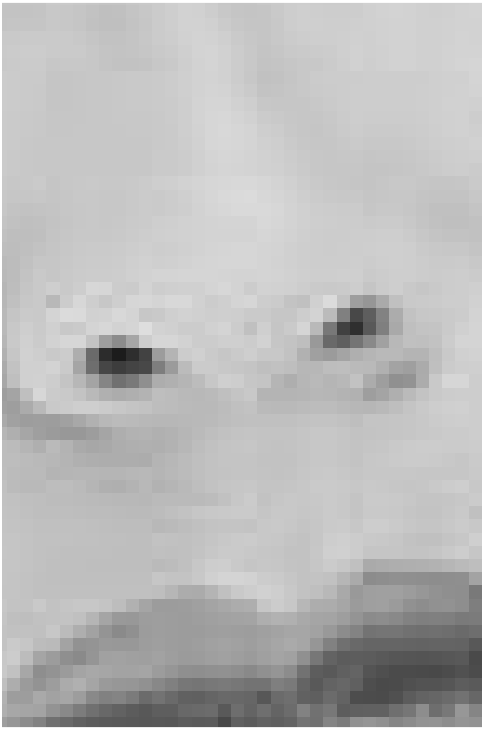
%> input picture MATLAB/Image_Super-Resolution_Using_Gradient_Profile_Prior/input/Set5/untitled2.png, 484 x 730 px; its folder holds 5 pictures in this run
$ octave main.m   (GNU Octave 9; MATLAB toolbox functions it lacks are replaced by stand-ins)
%> lines starting %> are read from the running program, lines starting %| are printed output that depends on the picture
### MATLAB/Image_Super-Resolution_Using_Gradient_Profile_Prior/sigma_distance_matrix.m
function [S, D] = sigma_distance_matrix(Gmag, Gc, Gr)
    [numRows,numCols] = size(Gc);
    S = zeros(numRows,numCols);
    D = zeros(numRows,numCols);
    for r = 2 : numRows-1
        for c = 2 : numCols-1
            len = zeros(2,1);
            pr = zeros(2, 4*max(numRows,numCols));
            pc = zeros(2, 4*max(numRows,numCols));
            mag = zeros(2, 4*max(numRows,numCols));
            for dir = -1 : 2 : 1
                if dir == -1
                    id = 1;
                else
                    id = 2;
                end

                curr_mag = Gmag(r, c);
                prev_mag = curr_mag;
                has_next = true;
                curr_r = r;
                curr_c = c;
                dir_r = dir * Gr(r,c);
                dir_c = dir * Gc(r,c);
                while true
                    len(id) = len(id) + 1;
                    pr(id, len(id)) = curr_r;
                    pc(id, len(id)) = curr_c;
                    mag(id, len(id)) = curr_mag;

                    ratio_r = find_increase_rate(curr_r, dir_r);
                    ratio_c = find_increase_rate(curr_c, dir_c);

                    ratio = min(ratio_r, ratio_c);
% [6 lines of commented-out code are left out]
                    curr_r = curr_r + ratio*dir_r;
                    curr_c = curr_c + ratio*dir_c;
%                     disp(curr_r);
                    has_next = (2 < curr_r) && (curr_r < numRows-1) && (2 < curr_c) && (curr_c < numCols-1);
                    if ~has_next
                        break;
                    end

                    prev_mag = curr_mag;
                    curr_mag = find_magnitude(Gmag, curr_r, curr_c);
                    if prev_mag >= curr_mag
                        break;
                    end

                end
            end

            id = 2;
            if len(1) > 1 && len(2) == 1
                id = 1;
            elseif len(1) == 1 && len(2) > 1
                id = 2;
            else
                D1 = sqrt((pr(1, len(1))-pr(1, 1))^2 + (pc(1, len(1))-pc(1, 1))^2);
                D2 = sqrt((pr(2, len(2))-pr(2, 1))^2 + (pc(2, len(2))-pc(2, 1))^2);
                if D1 < D2
                    id = 1;
                end
            end

            D(r,c) = sqrt((pr(id, len(id))-pr(id, 1))^2 + (pc(id, len(id))-pc(id, 1))^2);
            numer = 0;
            denom = 0;
            for i = 1 : len(id)
                d = sqrt((pr(id, len(id))-pr(id, i))^2 + (pc(id, len(id))-pc(id, i))^2);
                m = mag(id, i);
                numer = numer + m*(d^2);
                denom = denom + m;
            end
            S(r,c) = sqrt(numer/denom);
        end
    end
end

### MATLAB/Image_Super-Resolution_Using_Gradient_Profile_Prior/find_increase_rate.m
function ratio = find_increase_rate(curr, dir)
    next = curr;
    if dir > 0
        next = ceil(curr);
    elseif dir < 0
        next = floor(curr);
    end

    if next == curr && dir ~= 0
        if dir > 0
            next = curr + 1;
        else
            next = curr - 1;
        end
    end

    ratio = abs((next - curr)/dir);
end

### MATLAB/Image_Super-Resolution_Using_Gradient_Profile_Prior/find_magnitude.m
function mag = find_magnitude(Gmag, curr_r, curr_c)
    diff_r = curr_r - floor(curr_r);
    diff_c = curr_c - floor(curr_c);
    if diff_r < 0.01 && diff_c < 0.01
        mag = Gmag(floor(curr_r), floor(curr_c));
    elseif diff_r >= 0.01
        mag = Gmag(floor(curr_r), floor(curr_c))*(1-diff_r) + Gmag(ceil(curr_r), floor(curr_c))*diff_r;
    elseif diff_c >= 0.01
        mag = Gmag(floor(curr_r), floor(curr_c))*(1-diff_c) + Gmag(floor(curr_r), ceil(curr_c))*diff_c;
    end
end

### MATLAB/Image_Super-Resolution_Using_Gradient_Profile_Prior/main.m
up_scale = 2;
input_folder = './input/Set5';

ground_truth = imread(fullfile(input_folder, 'untitled2.png'));
%> ground_truth is the input picture: size 730x484x3 uint8; min 28, max 255, mean 186.3
up_scale_factor = 2;
t_max = 25;
tau = 0.2; % 0.2
beta = 0.05; % 0.05
lambda_h = 1.63;
lambda_l = 1.6;
gau_sigma = 0.8;

ground_truth = rgb2gray(ground_truth);
%> ground_truth: size 730x484 uint8
ground_truth = im2double(ground_truth);
%> ground_truth: size 730x484 double

input = imresize(ground_truth, 1/up_scale^up_scale_factor, 'bilinear');
up_input = imresize(input, up_scale^up_scale_factor, 'bilinear');
img = input;

for scale = 1 : up_scale_factor

    img_input = img;
    img = imresize(img, up_scale, 'bilinear');

    for iter = 1 : t_max
        img_filter = imgaussfilt(img, gau_sigma);
        img_filter_down = imresize(img_filter, 1/up_scale, 'bilinear');
        rc = img_filter_down - img_input;
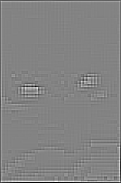
%> rc: size 183x121 double; min -0.115, max 0.108, mean -9.36e-05; drawn with min black and max white
        rc_up = imresize(rc, up_scale, 'bilinear');
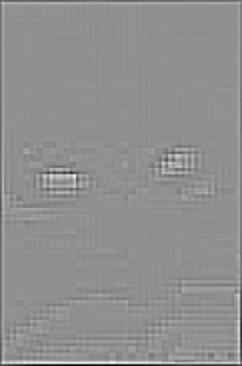
%> rc_up: size 366x242 double; min -0.114, max 0.0878, mean -9.36e-05; drawn with min black and max white
        rc_up_filter = imgaussfilt(rc_up, gau_sigma);

        [Gmag,Gdir] = imgradient(img, 'central');
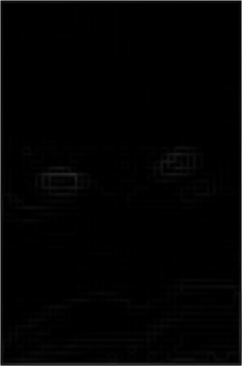
%> Gmag: size 366x242 double; min 0, max 0.675, mean 0.0126
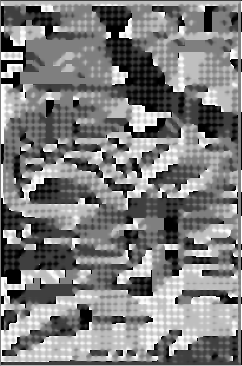
%> Gdir: size 366x242 double; min -180, max 180, mean -1.3; drawn with min black and max white
        Gmag = imcomplement(Gmag);
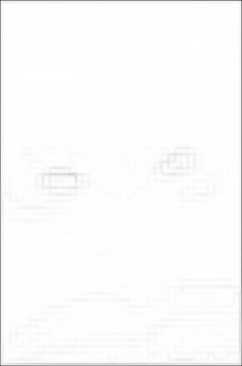
%> Gmag: size 366x242 double; min 0.325, max 1, mean 0.987
        Gmag = (Gmag - min(min(Gmag))) / (max(max(Gmag)) - min(min(Gmag)));
        [Gc,Gr] = imgradientxy(img, 'central');
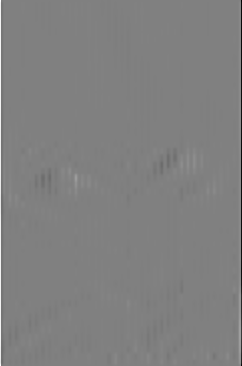
%> Gc: size 366x242 double; min -0.479, max 0.473, mean -2.93e-05; drawn with min black and max white
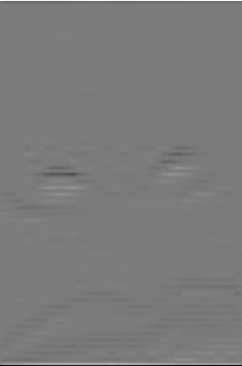
%> Gr: size 366x242 double; min -0.445, max 0.475, mean -0.000166; drawn with min black and max white
        [sigma_l_matrix, distance_l_matrix] = sigma_distance_matrix(Gmag, Gc, Gr);
%> in sigma_distance_matrix, `curr_mag = Gmag(r, c);`: curr_mag = 0.938
%> in sigma_distance_matrix, `ratio_r = find_increase_rate(curr_r, dir_r);`: ratio_r = 26.76
%> in sigma_distance_matrix, `ratio_c = find_increase_rate(curr_c, dir_c);`: ratio_c = 53.06
%> in sigma_distance_matrix, `ratio = min(ratio_r, ratio_c);`: ratio = 26.76
%> in sigma_distance_matrix, `curr_r = curr_r + ratio*dir_r;`: curr_r = 3
%> in sigma_distance_matrix, `curr_c = curr_c + ratio*dir_c;`: curr_c = 2.5
%> in sigma_distance_matrix, `has_next = (2 < curr_r) && (curr_r < numRows-1) && (2 < curr_c) && (cu..`: has_next = true
%> in find_magnitude, `diff_r = curr_r - floor(curr_r);`: diff_r = 0
%> in find_magnitude, `diff_c = curr_c - floor(curr_c);`: diff_c = 0.504
%> in find_magnitude, `mag = Gmag(floor(curr_r), floor(curr_c))*(1-diff_c) + Gmag(floor(curr_..`: mag = 0.92
%> in sigma_distance_matrix, `D(r,c) = sqrt((pr(id, len(id))-pr(id, 1))^2 + (pc(id, len(id))-pc(id, ..`: D: size 366x242 double; every value is 0
%> the loop in sigma_distance_matrix, `for i = 1 : len(id)` made 1 pass
%> (m, numer, denom) on pass 1: (0.938, 0, 0.938)
%> (the run ends here)
